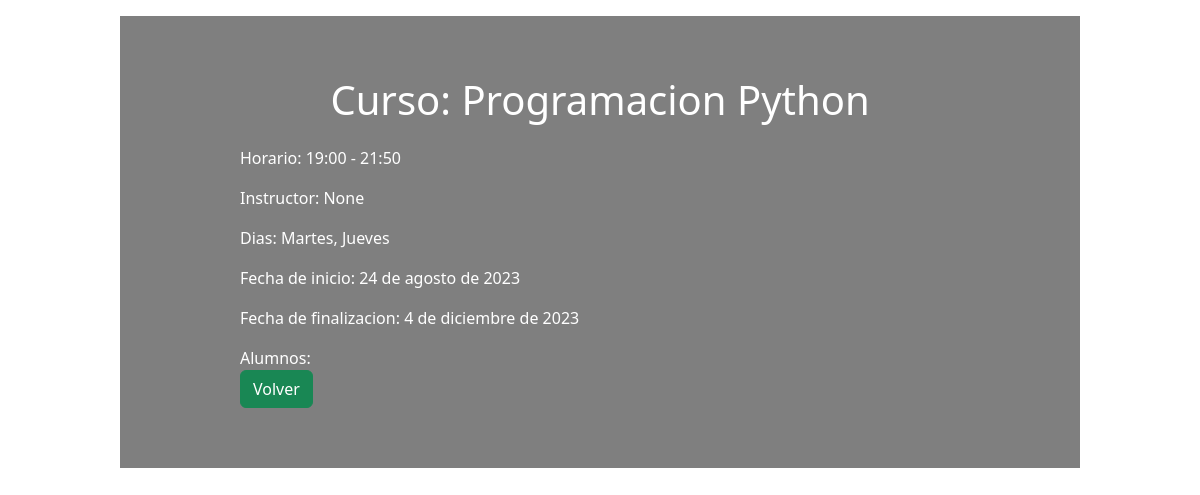
/cursos/1, run on an earlier commit of the app's database.
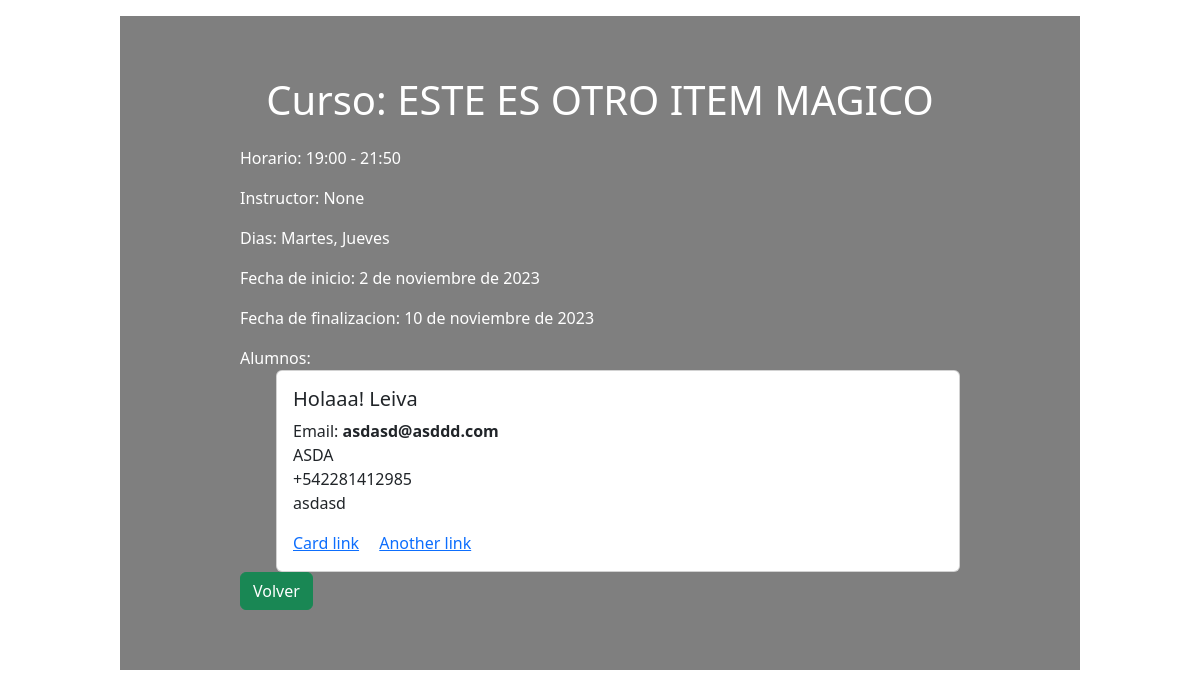
And on a later commit of the database.
### Cursos/models.py (models this page shows, shortened)
class Curso(models.Model):
    nombre = models.CharField(max_length=100)
    horario = models.CharField(max_length=100)
    diasDeLaSemana = models.CharField(max_length=100)
    fechaDeInicio = models.DateField()
    fechaDeFinalizacion = models.DateField()
    instructor = models.ForeignKey(
        "Instructor", on_delete=models.CASCADE, blank=True, null=True
    )
    alumnos = models.ManyToManyField(Alumno, through="AlumnoCursos")

class Alumno(models.Model):
    nombre = models.CharField(max_length=100)
    apellido = models.CharField(max_length=100)
    email = models.EmailField()
    fechaNacimiento = models.DateField()
    documento = models.IntegerField()
    domicilio = models.CharField(max_length=100)
    telefono = models.CharField(max_length=100)
    genero = models.CharField(max_length=100)
    def __str__(self):
        return f"{self.nombre}, {self.apellido}"

### Cursos/views.py (the view)
# urls.py: path("<int:id_curso>", views.verCurso),
def verCurso(request, id_curso):
    curso = Curso.objects.get(id=id_curso)
    context = {"curso": curso}
    return render(request, "ver-curso.html", context)

### Cursos/templates/ver-curso.html (shortened to what this page needs)
    {% load static %}
<!DOCTYPE html>
<html>
  <head>
    {% load static %}
    <link
      href="https://cdn.jsdelivr.net/npm/bootstrap@5.3.2/dist/css/bootstrap.min.css"
      rel="stylesheet"
    />
    <link
      rel="stylesheet"
      type="text/css"
      media="screen"
      href="{% static 'css/ver-curso.css' %}"
    />
  </head>
  <body>
    <div class="container">
      <h1 class="titulo">Curso: {{curso.nombre}}</h1>
      <div class="contenido">
        <p>Horario: {{curso.horario}}</p>
        <p>Instructor: {{curso.instructor}}</p>
        <p>Dias: {{curso.diasDeLaSemana}}</p>
        <p>Fecha de inicio: {{curso.fechaDeInicio}}</p>
        <p>Fecha de finalizacion: {{curso.fechaDeFinalizacion}}</p>
        Alumnos:
        <div class="container-cards">
          {% for alumno in curso.alumnos.all %}
          <div class="card" style="width: 18rem">
            <div class="card-body">
              <h5 class="card-title">{{alumno.nombre}} {{alumno.apellido}}</h5>
              <p class="card-text">
                Email: <b>{{alumno.email}}</b>
                <br />
                {{alumno.domicilio}}
                <br />
                {{alumno.telefono}}
                <br />
                {{alumno.genero}}
              </p>
              <a href="#" class="card-link">Card link</a>
              <a href="#" class="card-link">Another link</a>
            </div>
          </div>
          {% endfor %}
        </div>
        <a href="/cursos"><button class="btn btn-success">Volver</button></a>
      </div>
    </div>
  </body>
</html>

What changed in the data, as far as the page shows it:
changed Curso "None": nombre "Programacion Python" → "ESTE ES OTRO ITEM MAGICO"; fechaDeInicio "24 de agosto de 2023" → "2 de noviembre de 2023"; fechaDeFinalizacion "4 de diciembre de 2023" → "10 de noviembre de 2023"
now on this page (row edited): Alumno: nombre "Holaaa!", apellido "Leiva", email "asdasd@asddd.com", domicilio "ASDA", telefono "+542281412985", genero "asdasd"
